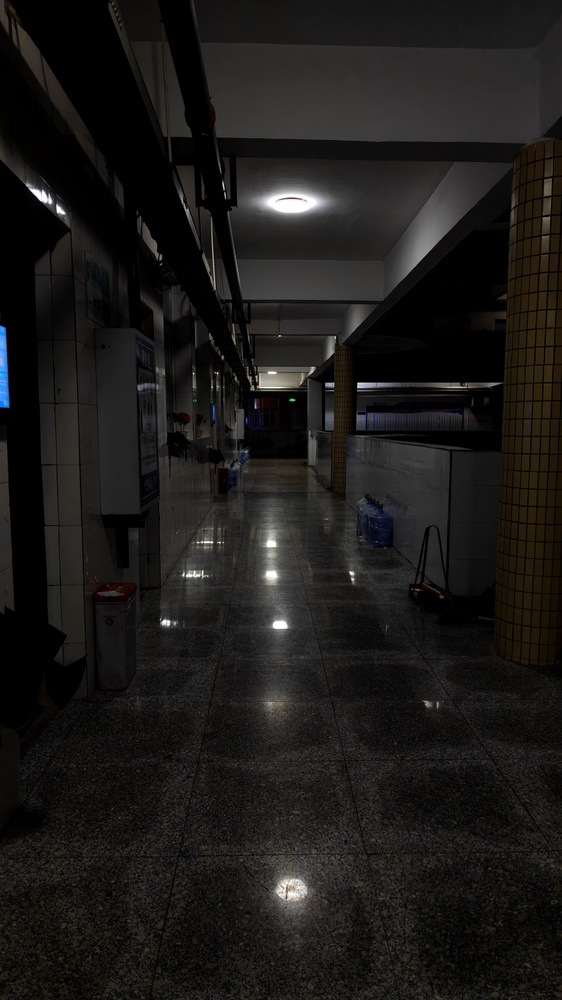
#> input picture 2026Fall/Lab3_SpatialFilter/data/photo01.jpg, 562 x 1000 px, shrunk from 2304 x 4096 before the run
$ python lab3_filter.py   (older library calls are emulated)
#> lines starting #> are read from the running program, lines starting #| are printed output that depends on the picture
# -*- coding: utf-8 -*-
"""实验三：空间滤波与图像增强。

覆盖指导书任务 1-4 与加分项：
  任务1  均值 / 高斯 / 中值滤波对高斯噪声的去噪对比（同一组参数）
  任务2  椒盐噪声场景下三种滤波对比（重点观察中值滤波）
  任务3  拉普拉斯与 USM 锐化
  任务4  PSNR / SSIM 定量质量评价（输出评分表）
  加分项 双边滤波（保边去噪）

模块入口符合 docs/interface_agreement.md 约定的统一接口：
    preprocess(img_bgr: np.ndarray, cfg: dict) -> np.ndarray

运行方式（在 Lab3_SpatialFilter 目录）：
    ..\..\.venv\Scripts\python.exe -X utf8 .\src\lab3_filter.py
输出写入 results/，评分表同时打印到终端并保存为 CSV。
"""

from __future__ import annotations

import sys
from pathlib import Path

import cv2
import numpy as np

BASE_DIR = Path(__file__).resolve().parent.parent
DATA_DIR = BASE_DIR / "data"
RESULT_DIR = BASE_DIR / "results"

# ---------- 噪声生成 ----------


def add_gaussian_noise(img: np.ndarray, sigma: float = 25.0, seed: int = 0) -> np.ndarray:
    """添加高斯噪声（随机灰度波动）。"""
    rng = np.random.default_rng(seed)
    return np.clip(img.astype(np.float32) + rng.normal(0, sigma, img.shape), 0, 255).astype(np.uint8)


def add_salt_pepper_noise(img: np.ndarray, prob: float = 0.05, seed: int = 0) -> np.ndarray:
    """添加椒盐噪声：随机像素置 0 或 255。"""
    rng = np.random.default_rng(seed)
    out = img.copy()
    mask = rng.random(img.shape)
    out[mask < prob / 2] = 0
    out[mask > 1 - prob / 2] = 255
    return out


# ---------- 滤波与锐化 ----------


def mean_filter(img: np.ndarray, ksize: int = 5) -> np.ndarray:
    """均值滤波：邻域无权重平均，平滑但损失边缘。"""
    return cv2.blur(img, (ksize, ksize))


def gaussian_filter(img: np.ndarray, sigma: float = 1.5) -> np.ndarray:
    """高斯滤波：按二维高斯分布加权，更柔和、相对保边。"""
    return cv2.GaussianBlur(img, (0, 0), sigma)


def median_filter(img: np.ndarray, ksize: int = 5) -> np.ndarray:
    """中值滤波：邻域中值替换中心，对椒盐噪声有效；ksize 必须为奇数。"""
    if ksize % 2 == 0:
        raise ValueError(f"中值滤波核尺寸必须为奇数，实际为 {ksize}")
    return cv2.medianBlur(img, ksize)


def bilateral_filter(img: np.ndarray, d: int = 9, sigma_color: float = 75.0, sigma_space: float = 75.0) -> np.ndarray:
    """双边滤波（加分项）：同时考虑灰度相似度与空间距离，保边去噪。"""
    return cv2.bilateralFilter(img, d, sigma_color, sigma_space)


def laplacian_sharpen(img: np.ndarray, alpha: float = 0.8) -> np.ndarray:
    """拉普拉斯锐化：g = f - alpha * Laplacian(f)。"""
    lap = cv2.Laplacian(img, cv2.CV_64F)
    return np.clip(img.astype(np.float64) - alpha * lap, 0, 255).astype(np.uint8)


def usm_sharpen(img: np.ndarray, sigma: float = 2.0, amount: float = 0.6) -> np.ndarray:
    """USM 锐化：g = (1+amount)*f - amount*blur(f)，比直接拉普拉斯更自然。"""
    blur = cv2.GaussianBlur(img, (0, 0), sigma)
    return cv2.addWeighted(img, 1.0 + amount, blur, -amount, 0)


# ---------- 质量评价 ----------


def psnr(a: np.ndarray, b: np.ndarray) -> float:
    """峰值信噪比：10*log10(255^2 / MSE)，越大越接近原图。"""
    a = a.astype(np.float64)
    b = b.astype(np.float64)
    if a.shape != b.shape:
        raise ValueError(f"PSNR 要求两图同尺寸，实际 {a.shape} 与 {b.shape}")
    mse = np.mean((a - b) ** 2)
    if mse == 0:
        return float("inf")
    return float(10 * np.log10(255.0**2 / mse))


def ssim(a: np.ndarray, b: np.ndarray) -> float:
    """结构相似度：更符合人眼感知，越接近 1 越好。"""
    from skimage.metrics import structural_similarity

    if a.shape != b.shape:
        raise ValueError(f"SSIM 要求两图同尺寸同 dtype，实际 {a.shape} 与 {b.shape}")
    return float(structural_similarity(a, b, data_range=255))


# ---------- 统一接口（接口约定） ----------


def preprocess(img_bgr: np.ndarray, cfg: dict) -> np.ndarray:
    """预处理模块统一入口（docs/interface_agreement.md）。

    cfg 支持的字段：
        method: blur | gaussian | median | laplacian | usm | bilateral
        ksize / sigma / alpha / amount / d / sigma_color / sigma_space
    输入为 BGR uint8 图像；返回处理后的 BGR uint8 图像，不修改输入。
    """
    if not isinstance(img_bgr, np.ndarray) or img_bgr.ndim != 3 or img_bgr.shape[2] != 3:
        raise TypeError(f"preprocess 要求 BGR 三通道图像，实际 {type(img_bgr)} shape={getattr(img_bgr, 'shape', None)}")
    if img_bgr.dtype != np.uint8:
        raise TypeError(f"preprocess 要求 uint8 输入，实际 {img_bgr.dtype}")
    if not isinstance(cfg, dict):
        raise TypeError("cfg 必须是 dict")

    method = cfg.get("method", "gaussian")
    # 灰度处理按单通道进行（与指导书一致），再转回 BGR 返回
    gray = cv2.cvtColor(img_bgr, cv2.COLOR_BGR2GRAY)

    if method == "blur":
        out_gray = mean_filter(gray, ksize=cfg.get("ksize", 5))
    elif method == "gaussian":
        out_gray = gaussian_filter(gray, sigma=cfg.get("sigma", 1.5))
    elif method == "median":
        out_gray = median_filter(gray, ksize=cfg.get("ksize", 5))
    elif method == "laplacian":
        out_gray = laplacian_sharpen(gray, alpha=cfg.get("alpha", 0.8))
    elif method == "usm":
        out_gray = usm_sharpen(gray, sigma=cfg.get("sigma", 2.0), amount=cfg.get("amount", 0.6))
    elif method == "bilateral":
        out_gray = bilateral_filter(gray, d=cfg.get("d", 9), sigma_color=cfg.get("sigma_color", 75.0),
                                    sigma_space=cfg.get("sigma_space", 75.0))
    else:
        raise ValueError(f"不支持的 method: {method}")

    return cv2.cvtColor(out_gray, cv2.COLOR_GRAY2BGR)


# ---------- 结果组织 ----------


def save_compare_grid(images: list, titles: list, out_name: str, ncols: int | None = None) -> None:
    """把多张灰度图并排保存为一张对比图（含标题）；ncols 指定列数（多行）。"""
    import matplotlib

    matplotlib.use("Agg")
    import matplotlib.pyplot as plt

    plt.rcParams["font.sans-serif"] = ["Microsoft YaHei", "SimHei"]
    plt.rcParams["axes.unicode_minus"] = False

    n = len(images)
    ncols = ncols or n
    nrows = int(np.ceil(n / ncols))
    fig, axes = plt.subplots(nrows, ncols, figsize=(2.6 * ncols, 2.6 * nrows))
    axes = np.atleast_1d(axes).ravel()
    for ax, im, t in zip(axes, images, titles):
        ax.imshow(im, cmap="gray")
        ax.set_title(t, fontsize=9)
        ax.axis("off")
    for ax in axes[n:]:
        ax.axis("off")
    fig.tight_layout()
    fig.savefig(RESULT_DIR / out_name, dpi=110, bbox_inches="tight")
    plt.close(fig)


def main() -> int:
    RESULT_DIR.mkdir(parents=True, exist_ok=True)
    if not (DATA_DIR / "photo01.jpg").is_file():
        print("ERROR: 缺少 data/photo01.jpg，请先准备实验图片", file=sys.stderr)
        return 1

    print(f"OpenCV={cv2.__version__} NumPy={np.__version__}")
    img = cv2.imread(str(DATA_DIR / "photo01.jpg"), cv2.IMREAD_GRAYSCALE)
    if img is None:
        print("ERROR: 图片读取失败", file=sys.stderr)
        return 1
    print(f"输入: photo01.jpg shape={img.shape} dtype={img.dtype}")
#| 输入: photo01.jpg shape=(1000, 562) dtype=uint8

    # ---- 噪声生成 ----
    gau = add_gaussian_noise(img)
#> in add_gaussian_noise, `return np.clip(img.astype(np.float32) + rng.normal(0, sigma, img.shape..`:
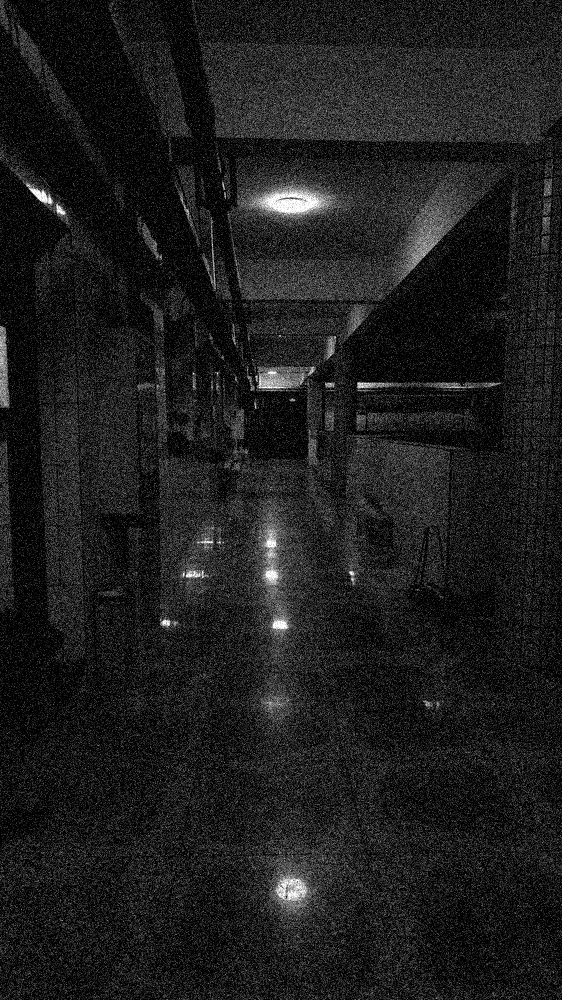
#> returned value: shape (1000, 562); min 0, max 255, mean 29.8
    salt = add_salt_pepper_noise(img)
#> in add_salt_pepper_noise, `out[mask > 1 - prob / 2] = 255`:
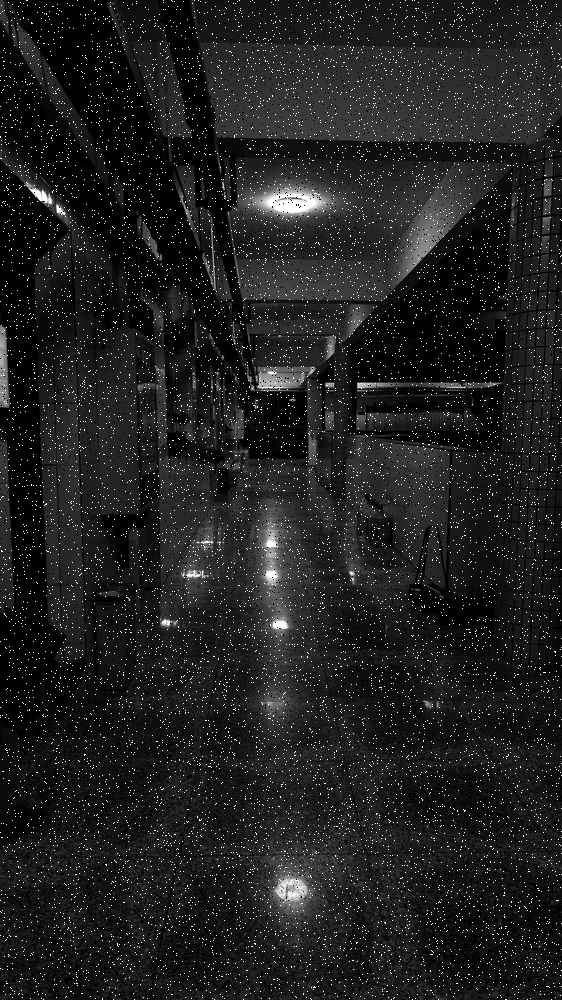
#> out: shape (1000, 562); min 0, max 255, mean 31.7
    cv2.imwrite(str(RESULT_DIR / "l3_gaussian_noise.jpg"), gau)
    cv2.imwrite(str(RESULT_DIR / "l3_salt_pepper.jpg"), salt)

    # ---- 任务1/2：三种滤波对比（同一组参数）----
    b1 = mean_filter(gau)
    b2 = gaussian_filter(gau)
    b3 = median_filter(gau)
    for name, out in (("l3_blur", b1), ("l3_gauss", b2), ("l3_median", b3)):
        cv2.imwrite(str(RESULT_DIR / f"{name}.jpg"), out)
#> this loop made 3 passes
#> name on passes 1 to 3: 'l3_blur', 'l3_gauss', 'l3_median'
    save_compare_grid([img, gau, b1, b2, b3],
                      ["原图", "高斯噪声", "均值滤波", "高斯滤波", "中值滤波"],
                      "l3_gau_compare.png")
#> in save_compare_grid, `n = len(images)`: n = 5
#> in save_compare_grid, `nrows = int(np.ceil(n / ncols))`: nrows = 1
#> the loop in save_compare_grid, `for ax, im, t in zip(axes, images, titles):` made 5 passes
#> in save_compare_grid, `fig.savefig(RESULT_DIR / out_name, dpi=110, bbox_inches="tight")`:
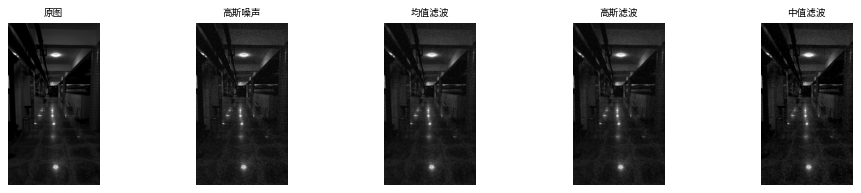
#> figure drawn by matplotlib, 5 panels

    b1s = mean_filter(salt)
#> call 2 of mean_filter, with ksize = 5
#> in mean_filter (call 2), `return cv2.blur(img, (ksize, ksize))`:
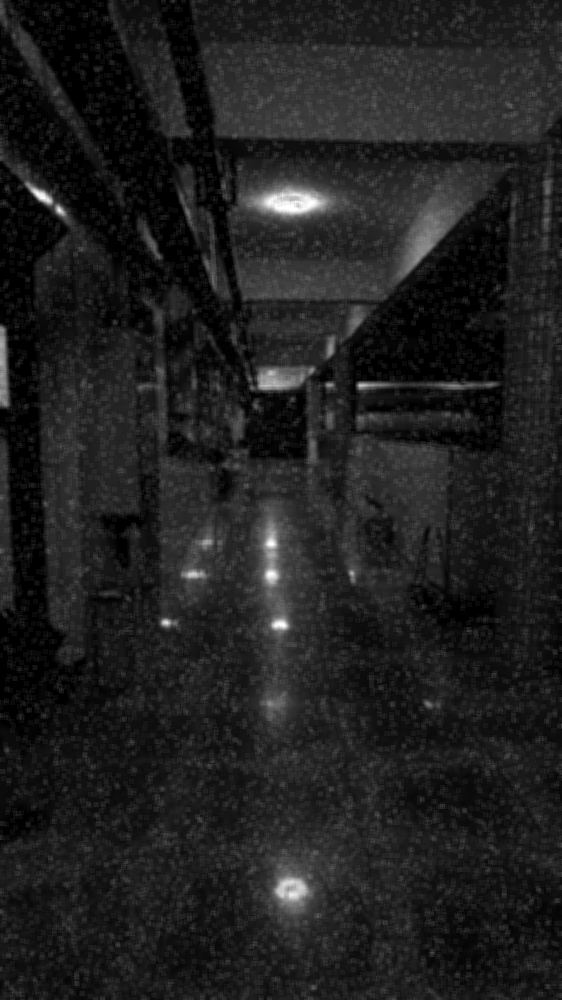
#> returned value: shape (1000, 562); min 0, max 255, mean 31.7
    b2s = gaussian_filter(salt)
    b3s = median_filter(salt)
    for name, out in (("l3_sp_blur", b1s), ("l3_sp_gauss", b2s), ("l3_sp_median", b3s)):
        cv2.imwrite(str(RESULT_DIR / f"{name}.jpg"), out)
#> this loop made 3 passes
    save_compare_grid([img, salt, b1s, b2s, b3s],
                      ["原图", "椒盐噪声", "均值滤波", "高斯滤波", "中值滤波"],
                      "l3_salt_compare.png")
#> the loop in save_compare_grid (call 2), `for ax, im, t in zip(axes, images, titles):` made 5 passes

    # ---- 任务3：锐化 ----
    sharp_lap = laplacian_sharpen(img)
#> in laplacian_sharpen, `lap = cv2.Laplacian(img, cv2.CV_64F)`:
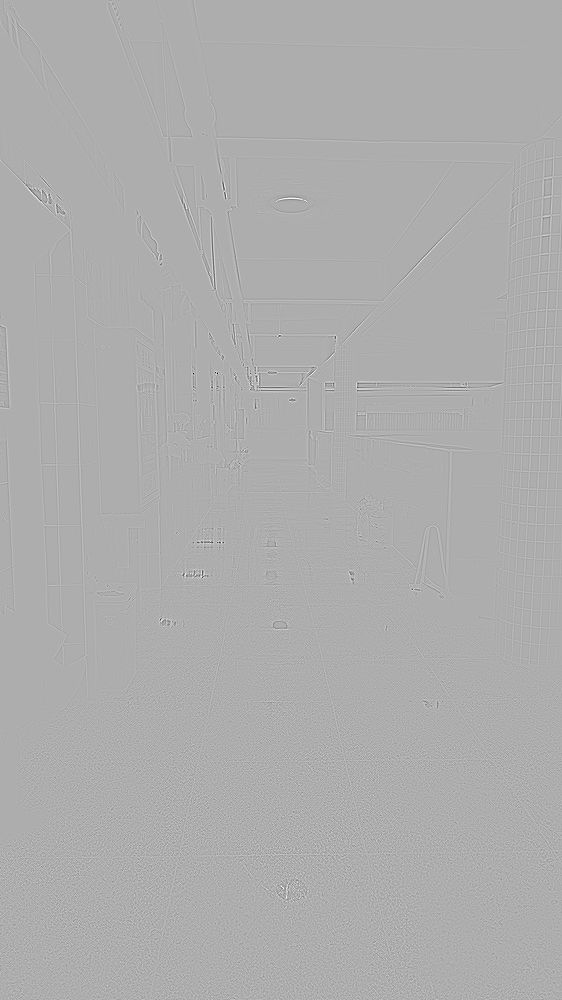
#> lap: shape (1000, 562) float64; min -569, max 267, mean 0; drawn with min black and max white
    sharp_usm = usm_sharpen(img)
    cv2.imwrite(str(RESULT_DIR / "l3_sharp_lap.jpg"), sharp_lap)
    cv2.imwrite(str(RESULT_DIR / "l3_sharp_usm.jpg"), sharp_usm)
    save_compare_grid([img, sharp_lap, sharp_usm],
                      ["原图", "拉普拉斯锐化", "USM 锐化"],
                      "l3_sharpen_compare.png")

    # ---- 加分项：双边滤波 ----
    bil = bilateral_filter(img)
    cv2.imwrite(str(RESULT_DIR / "l3_bilateral.jpg"), bil)

    # ---- 任务4：PSNR / SSIM 评分表 ----
    rows = [
        ("原图", img),
        ("高斯噪声", gau),
        ("均值滤波(高斯噪声)", b1),
        ("高斯滤波(高斯噪声)", b2),
        ("中值滤波(高斯噪声)", b3),
        ("椒盐噪声", salt),
        ("均值滤波(椒盐噪声)", b1s),
        ("高斯滤波(椒盐噪声)", b2s),
        ("中值滤波(椒盐噪声)", b3s),
        ("双边滤波", bil),
    ]
    header = ["图像/方法", "PSNR(dB)", "SSIM"]
    table = [header]
    for name, arr in rows:
        table.append([name, f"{psnr(img, arr):.2f}", f"{ssim(img, arr):.4f}"])
#> this loop made 10 passes
#> (name, mse in psnr) on passes 1 to 8: ('原图', 0), ('高斯噪声', 453.3), ('均值滤波(高斯噪声)', 90.61), ('高斯滤波(高斯噪声)', 80.87), ('中值滤波(高斯噪声)', 83.55), ('椒盐噪声', 1361.5), ('均值滤波(椒盐噪声)', 132.1), ('高斯滤波(椒盐噪声)', 118.3)
#> after the loop, table = 11 items, first 6: ['图像/方法', 'PSNR(dB)', 'SSIM'], ['原图', 'inf', '1.0000'], ['高斯噪声', '21.57', '0.2235'], ['均值滤波(高斯噪声)', '28.56', '0.5709'], ['高斯滤波(高斯噪声)', '29.05', '0.6071'], ['中值滤波(高斯噪声)', '28.91', '0.5905']
    widths = [max(len(r[i]) for r in table) for i in range(3)]
#> widths = [10, 8, 6]
    print("\nPSNR / SSIM 评分表（基准=原图）：")
    for r in table:
        print("  " + "  ".join(v.ljust(w) for v, w in zip(r, widths)))
#> this loop made 11 passes
#> r on passes 1 to 8: ['图像/方法', 'PSNR(dB)', 'SSIM'], ['原图', 'inf', '1.0000'], ['高斯噪声', '21.57', '0.2235'], ['均值滤波(高斯噪声)', '28.56', '0.5709'], ['高斯滤波(高斯噪声)', '29.05', '0.6071'], ['中值滤波(高斯噪声)', '28.91', '0.5905'], ['椒盐噪声', '16.79', '0.3225'], ['均值滤波(椒盐噪声)', '26.92', '0.5131']
#> (printed output is left out)

    with open(RESULT_DIR / "l3_score_table.csv", "w", encoding="utf-8-sig", newline="") as f:
        import csv

        csv.writer(f).writerows(table)

    # 评分表存为图片，供实验报告引用（2 行 × 5 列）
    save_compare_grid([img, gau, b1, b2, b3, salt, b1s, b2s, b3s, bil],
                      [f"{r[0]}\nPSNR {r[1]}  SSIM {r[2]}" for r in table[1:]],
                      "l3_score_table.png", ncols=5)

    # ---- 接口约定演示：彩色 BGR 图走统一 preprocess ----
    img_bgr = cv2.imread(str(DATA_DIR / "photo01.jpg"), cv2.IMREAD_COLOR)
#> img_bgr is the input picture: shape (1000, 562, 3); mean B, G, R 24.6, 26.3, 27.9
    out_bgr = preprocess(img_bgr, {"method": "gaussian", "sigma": 1.5})
#> in preprocess, `method = cfg.get("method", "gaussian")`: method = 'gaussian'
    assert out_bgr.shape == img_bgr.shape and out_bgr.dtype == np.uint8
    cv2.imwrite(str(RESULT_DIR / "l3_preprocess_demo.jpg"), out_bgr)
    print("\npreprocess 接口演示通过：输入 BGR 彩色图，输出同尺寸 uint8 BGR 图")

    print("\nSUCCESS")
    return 0


if __name__ == "__main__":
    sys.exit(main())
#> (the program exits here)

$ run again, with 2026Fall/Lab3_SpatialFilter/data/photo02.jpg copied over 2026Fall/Lab3_SpatialFilter/data/photo01.jpg
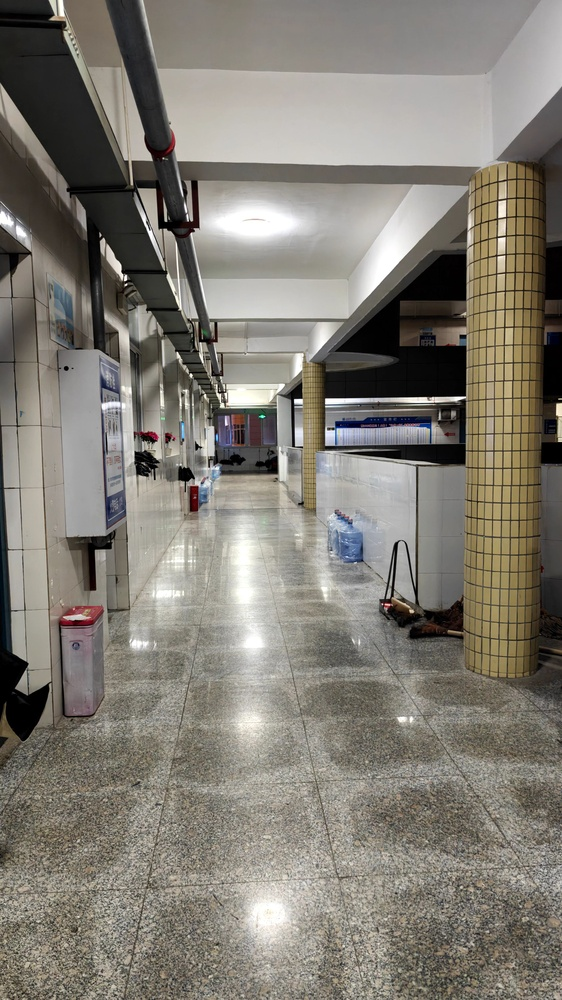
#> input picture 2026Fall/Lab3_SpatialFilter/data/photo02.jpg, 562 x 1000 px, shrunk from 2304 x 4096 before the run
#| 输入: photo01.jpg shape=(1000, 562) dtype=uint8
#> the loop in main, `for name, out in (("l3_blur", b1), ("l3_gauss", b2), ("l3_median", b3)):` made 3 passes
#> name on passes 1 to 3: 'l3_blur', 'l3_gauss', 'l3_median'
#> n = 5
#> nrows = 1
#> the loop in save_compare_grid, `for ax, im, t in zip(axes, images, titles):` made 5 passes
#> the loop in main, `for name, out in (("l3_sp_blur", b1s), ("l3_sp_gauss", b2s), ("l3_sp_m..` made 3 passes
#> the loop in save_compare_grid (call 2), `for ax, im, t in zip(axes, images, titles):` made 5 passes
#> in laplacian_sharpen, `lap = cv2.Laplacian(img, cv2.CV_64F)`:
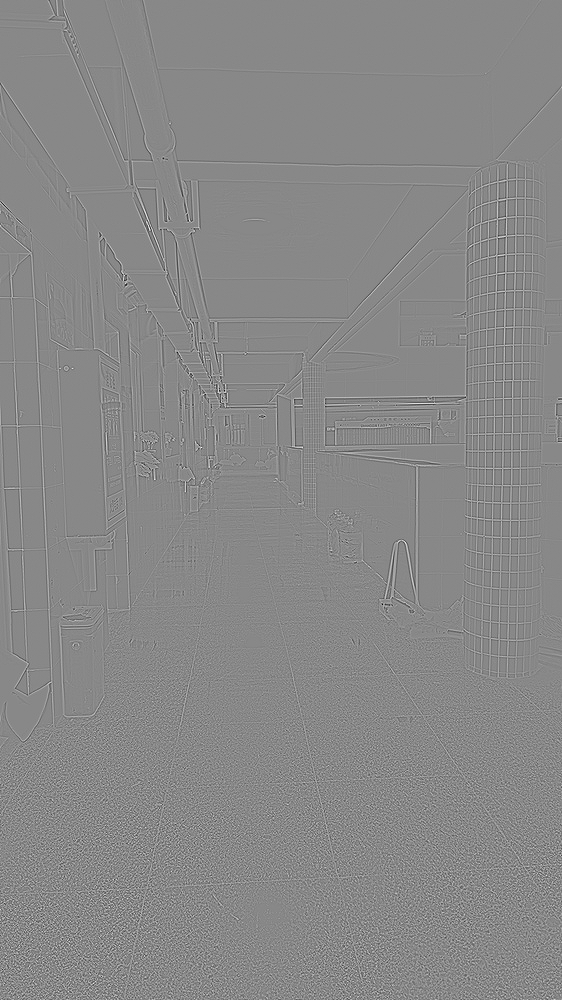
#> lap: shape (1000, 562) float64; min -480, max 418, mean 0; drawn with min black and max white
#> in laplacian_sharpen, `return np.clip(img.astype(np.float64) - alpha * lap, 0, 255).astype(np..`:
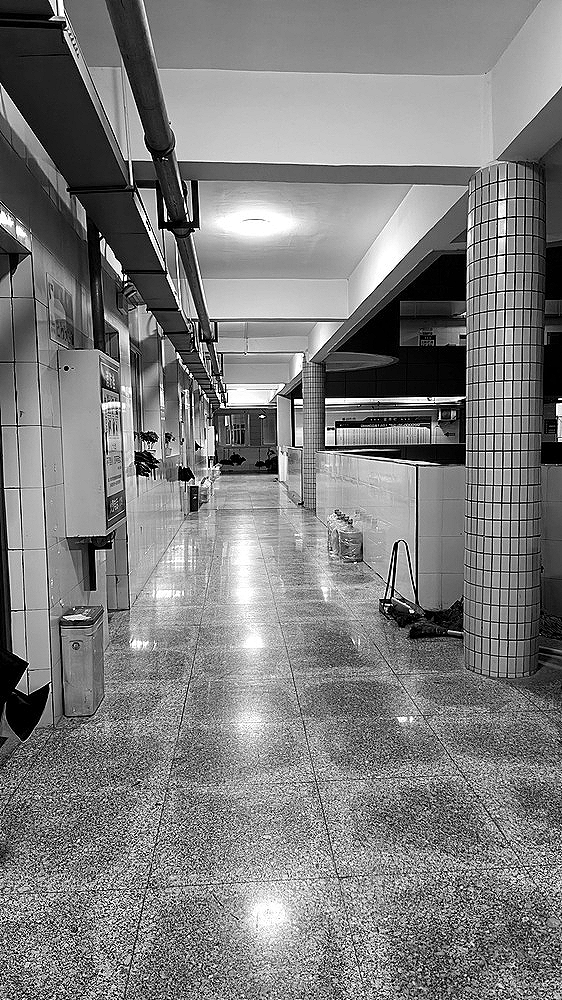
#> returned value: shape (1000, 562); min 0, max 255, mean 125.8
#> the loop in main, `for name, arr in rows:` made 10 passes
#> (name, mse in psnr) on passes 1 to 8: ('原图', 0), ('高斯噪声', 599.6), ('均值滤波(高斯噪声)', 317.3), ('高斯滤波(高斯噪声)', 262.4), ('中值滤波(高斯噪声)', 303.6), ('椒盐噪声', 955.9), ('均值滤波(椒盐噪声)', 336.9), ('高斯滤波(椒盐噪声)', 282.5)
#> after the loop in main, `for name, arr in rows:`: table = 11 items, first 6: ['图像/方法', 'PSNR(dB)', 'SSIM'], ['原图', 'inf', '1.0000'], ['高斯噪声', '20.35', '0.4328'], ['均值滤波(高斯噪声)', '23.12', '0.5438'], ['高斯滤波(高斯噪声)', '23.94', '0.6115'], ['中值滤波(高斯噪声)', '23.31', '0.5318']
#> widths = [10, 8, 6]
#> the loop in main, `for r in table:` made 11 passes
#> r on passes 1 to 8: ['图像/方法', 'PSNR(dB)', 'SSIM'], ['原图', 'inf', '1.0000'], ['高斯噪声', '20.35', '0.4328'], ['均值滤波(高斯噪声)', '23.12', '0.5438'], ['高斯滤波(高斯噪声)', '23.94', '0.6115'], ['中值滤波(高斯噪声)', '23.31', '0.5318'], ['椒盐噪声', '18.33', '0.4444'], ['均值滤波(椒盐噪声)', '22.86', '0.5154']
#> (printed output is left out)
#> in main, img_bgr is the input picture: shape (1000, 562, 3); mean B, G, R 116.1, 125.1, 129.5
#> method = 'gaussian'
